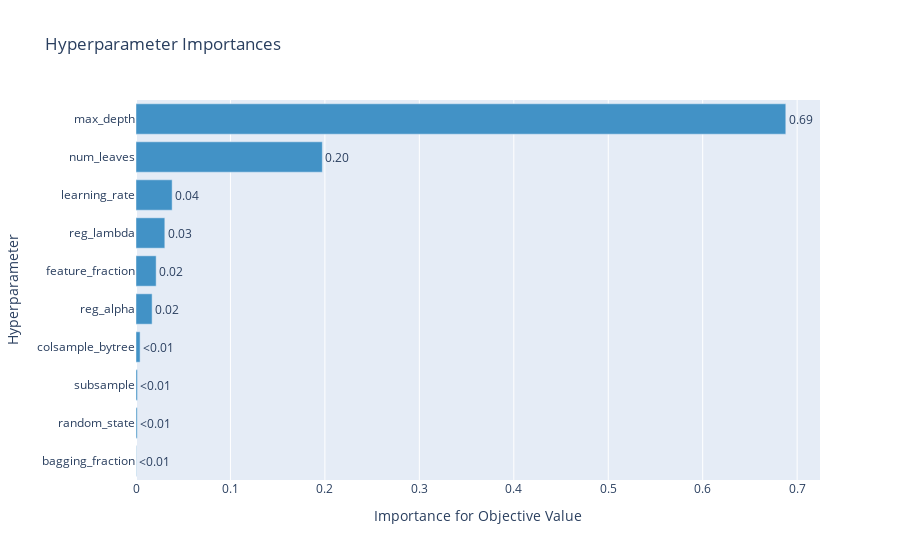

The cell this chart's notebook holds for it:
### Code cell
# lgb - CMAES
fig2_4 = optuna.visualization.plot_param_importances(study_cmaes_lgb)
fig2_4.show()

### Figure 1 — Plotly figure (JSON) as saved in the notebook; plotly's stock layout.template omitted (floating-point values rounded to 4 significant figures)
{"data": [{"cliponaxis": false, "hovertemplate": ["bagging_fraction (FloatDistribution): 0.0003595130359617769<extra></extra>", "random_state (IntDistribution): 0.0013120319435893436<extra></extra>", "subsample (FloatDistribution): 0.0015484061198789787<extra></extra>", "colsample_bytree (FloatDistribution): 0.004328268674311064<extra></extra>", "reg_alpha (FloatDistribution): 0.017063718965831223<extra></extra>", "feature_fraction (FloatDistribution): 0.021344409456067255<extra></extra>", "reg_lambda (FloatDistribution): 0.030516956622581803<extra></extra>", "learning_rate (FloatDistribution): 0.03826916188293407<extra></extra>", "num_leaves (IntDistribution): 0.19727440890714304<extra></extra>", "max_depth (IntDistribution): 0.6879831243917015<extra></extra>"], "marker": {"color": "rgb(66,146,198)"}, "orientation": "h", "text": ["<0.01", "<0.01", "<0.01", "<0.01", "0.02", "0.02", "0.03", "0.04", "0.20", "0.69"], "textposition": "outside", "type": "bar", "x": [0.0003595, 0.001312, 0.001548, 0.004328, 0.01706, 0.02134, 0.03052, 0.03827, 0.1973, 0.688], "y": ["bagging_fraction", "random_state", "subsample", "colsample_bytree", "reg_alpha", "feature_fraction", "reg_lambda", "learning_rate", "num_leaves", "max_depth"]}], "layout": {"showlegend": false, "title": {"text": "Hyperparameter Importances"}, "xaxis": {"title": {"text": "Importance for Objective Value"}}, "yaxis": {"title": {"text": "Hyperparameter"}}}}
